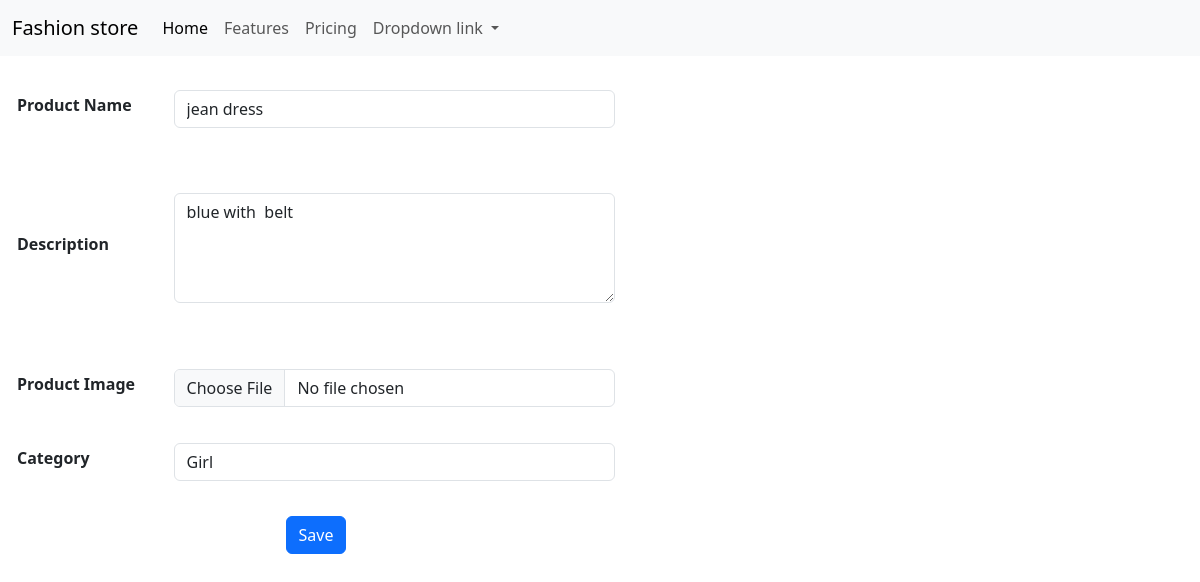
The page /edit_product/5/ on the database its author committed.
### home/models.py (models this page shows, shortened)
class Product(models.Model):
    name = models.CharField(max_length=200)
    description = models.TextField()
    product_image = models.ImageField(upload_to='products/')
    category = models.ForeignKey(Category,on_delete=models.CASCADE)

class Category(models.Model):
    name = models.CharField(max_length=200)

### home/views.py (the view, shortened to what this page needs)
# urls.py: path('edit_product/<int:product_id>/',edit_product, name = 'edit_product'),
def edit_product(request,product_id):
    product = get_object_or_404(Product, id = product_id)
    categories = Category.objects.all()
    return render(request,'home/edit_product.html',{'product' : product,'categories': categories})

### home/templates/home/edit_product.html (shortened to what this page needs)
{% extends 'home/base.html' %}
{% block content %}
<form method="post" enctype="multipart/form-data">
    <table class="table-responsive p-5 m-3" height="500px" width="50%">
        <tr>
            <th><label class="form-label">Product Name</label></th><td><input type="text" name="product_name" class="form-control" value="{{ product.name }}"/></td>
        </tr>
        <tr>
            <th><label class="form-label">Description</label></th><td><textarea rows="4" cols="4" name="product_description" class="form-control" >{{ product.description}}</textarea></td>
        </tr>
        <tr>
            <th><label class="form-label">Product Image</label></th><td><input type="file" name="product_image" class="form-control"/></td>
        </tr>
        <tr>
            <th><label class="form-label">Category</label></th>
            <td>
                <select name="product_category" class="form-control">
                    {% for category in categories %}
                    <option value="{{category.id}}" {% if product.category.id == category.id %} selected {% endif %}>{{category.name}}</option>
                    {% endfor %}
                </select>
            </td>
        </tr>
        <tr style="text-align: center;"><td colspan="2"><button type="submit" class = "btn btn-primary">Save</button></td></tr>
    </table>
</form>
{% endblock %}

### rows shown on the page
Product: product_name "jean dress", product_description "blue with belt", product_category "Girl"
